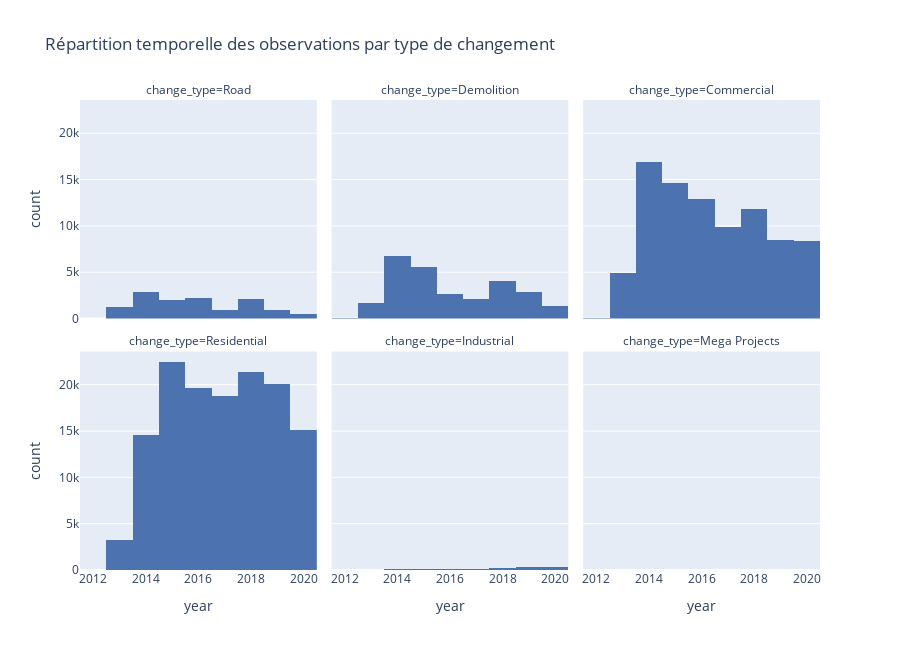

The cell this chart's notebook holds for it:
### Code cell
fig = px.histogram(
    df_time,
    x="year",
    facet_col="change_type",
    facet_col_wrap=3,
    title="Répartition temporelle des observations par type de changement",
    color_discrete_sequence=["#4C72B0"]
)

fig.update_layout(
    height=650,
    showlegend=False
)

fig.show()

### Figure 1 — Plotly figure (JSON) as saved in the notebook; plotly's stock layout.template omitted (floating-point values rounded to 4 significant figures; data arrays with more than 128 entries replaced by an {"elided": "..."} marker saying what was removed)
{"data": [{"bingroup": "x", "hovertemplate": "change_type=Road<br>year=%{x}<br>count=%{y}<extra></extra>", "legendgroup": "", "marker": {"color": "#4C72B0", "pattern": {"shape": ""}}, "name": "", "orientation": "v", "showlegend": false, "type": "histogram", "x": {"elided": "12784 int values"}, "xaxis": "x4", "yaxis": "y4"}, {"bingroup": "x", "hovertemplate": "change_type=Demolition<br>year=%{x}<br>count=%{y}<extra></extra>", "legendgroup": "", "marker": {"color": "#4C72B0", "pattern": {"shape": ""}}, "name": "", "orientation": "v", "showlegend": false, "type": "histogram", "x": {"elided": "27060 int values"}, "xaxis": "x5", "yaxis": "y5"}, {"bingroup": "x", "hovertemplate": "change_type=Commercial<br>year=%{x}<br>count=%{y}<extra></extra>", "legendgroup": "", "marker": {"color": "#4C72B0", "pattern": {"shape": ""}}, "name": "", "orientation": "v", "showlegend": false, "type": "histogram", "x": {"elided": "87964 int values"}, "xaxis": "x6", "yaxis": "y6"}, {"bingroup": "x", "hovertemplate": "change_type=Residential<br>year=%{x}<br>count=%{y}<extra></extra>", "legendgroup": "", "marker": {"color": "#4C72B0", "pattern": {"shape": ""}}, "name": "", "orientation": "v", "showlegend": false, "type": "histogram", "x": {"elided": "135101 int values"}, "xaxis": "x", "yaxis": "y"}, {"bingroup": "x", "hovertemplate": "change_type=Industrial<br>year=%{x}<br>count=%{y}<extra></extra>", "legendgroup": "", "marker": {"color": "#4C72B0", "pattern": {"shape": ""}}, "name": "", "orientation": "v", "showlegend": false, "type": "histogram", "x": {"elided": "1163 int values"}, "xaxis": "x2", "yaxis": "y2"}, {"bingroup": "x", "hovertemplate": "change_type=Mega Projects<br>year=%{x}<br>count=%{y}<extra></extra>", "legendgroup": "", "marker": {"color": "#4C72B0", "pattern": {"shape": ""}}, "name": "", "orientation": "v", "showlegend": false, "type": "histogram", "x": {"elided": "132 int values"}, "xaxis": "x3", "yaxis": "y3"}], "layout": {"annotations": [{"font": {}, "showarrow": false, "text": "change_type=Residential", "x": 0.16, "xanchor": "center", "xref": "paper", "y": 0.465, "yanchor": "bottom", "yref": "paper"}, {"font": {}, "showarrow": false, "text": "change_type=Industrial", "x": 0.5, "xanchor": "center", "xref": "paper", "y": 0.465, "yanchor": "bottom", "yref": "paper"}, {"font": {}, "showarrow": false, "text": "change_type=Mega Projects", "x": 0.84, "xanchor": "center", "xref": "paper", "y": 0.465, "yanchor": "bottom", "yref": "paper"}, {"font": {}, "showarrow": false, "text": "change_type=Road", "x": 0.16, "xanchor": "center", "xref": "paper", "y": 1.0, "yanchor": "bottom", "yref": "paper"}, {"font": {}, "showarrow": false, "text": "change_type=Demolition", "x": 0.5, "xanchor": "center", "xref": "paper", "y": 1.0, "yanchor": "bottom", "yref": "paper"}, {"font": {}, "showarrow": false, "text": "change_type=Commercial", "x": 0.84, "xanchor": "center", "xref": "paper", "y": 1.0, "yanchor": "bottom", "yref": "paper"}], "barmode": "relative", "height": 650, "legend": {"tracegroupgap": 0}, "showlegend": false, "title": {"text": "Répartition temporelle des observations par type de changement"}, "xaxis": {"anchor": "y", "domain": [0, 0.32], "title": {"text": "year"}}, "xaxis2": {"anchor": "y2", "domain": [0.34, 0.66], "matches": "x", "title": {"text": "year"}}, "xaxis3": {"anchor": "y3", "domain": [0.68, 1.0], "matches": "x", "title": {"text": "year"}}, "xaxis4": {"anchor": "y4", "domain": [0, 0.32], "matches": "x", "showticklabels": false}, "xaxis5": {"anchor": "y5", "domain": [0.34, 0.66], "matches": "x", "showticklabels": false}, "xaxis6": {"anchor": "y6", "domain": [0.68, 1.0], "matches": "x", "showticklabels": false}, "yaxis": {"anchor": "x", "domain": [0, 0.465], "title": {"text": "count"}}, "yaxis2": {"anchor": "x2", "domain": [0, 0.465], "matches": "y", "showticklabels": false}, "yaxis3": {"anchor": "x3", "domain": [0, 0.465], "matches": "y", "showticklabels": false}, "yaxis4": {"anchor": "x4", "domain": [0.535, 1.0], "matches": "y", "title": {"text": "count"}}, "yaxis5": {"anchor": "x5", "domain": [0.535, 1.0], "matches": "y", "showticklabels": false}, "yaxis6": {"anchor": "x6", "domain": [0.535, 1.0], "matches": "y", "showticklabels": false}}}
